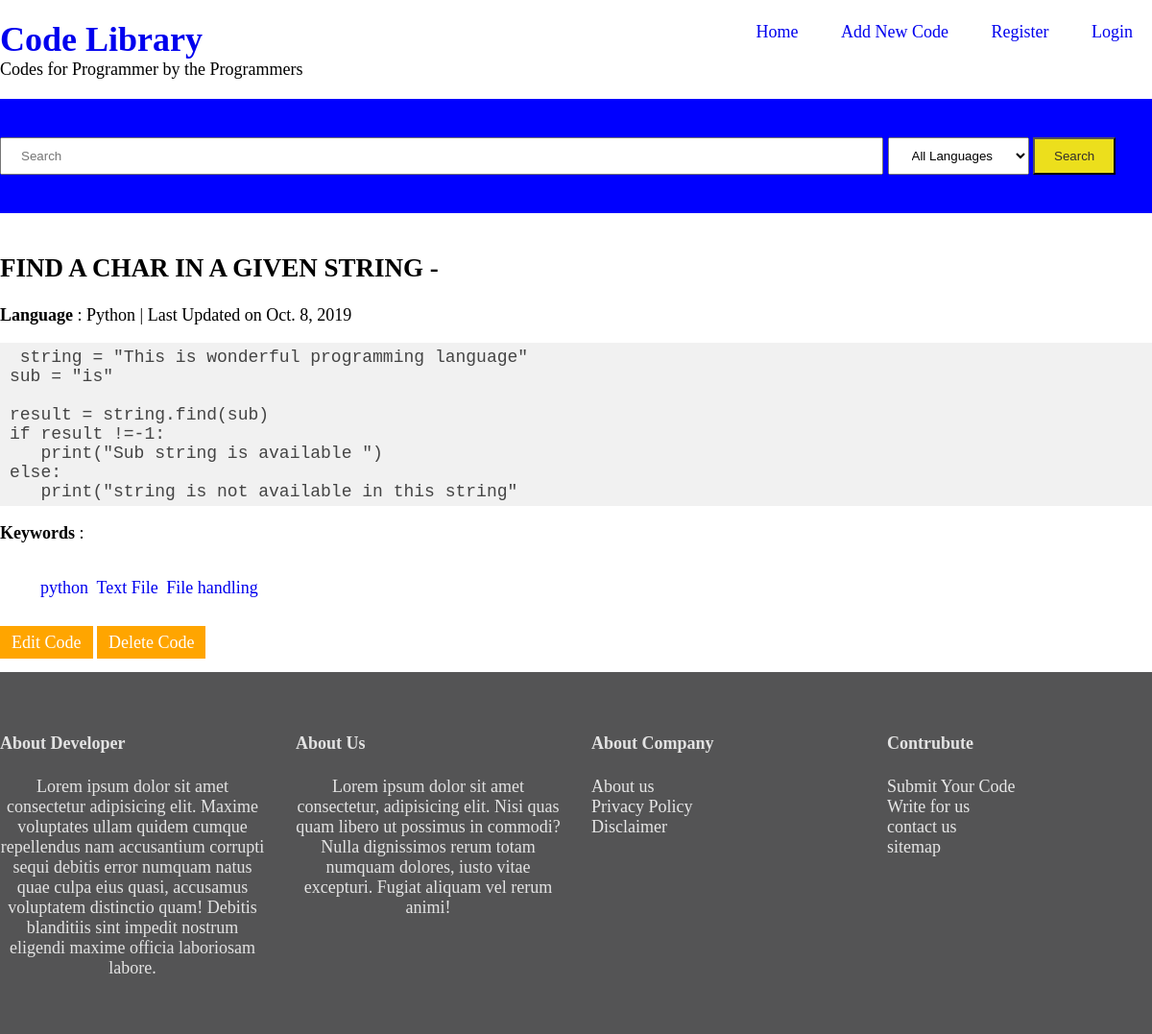
The app's page /17/, older data.
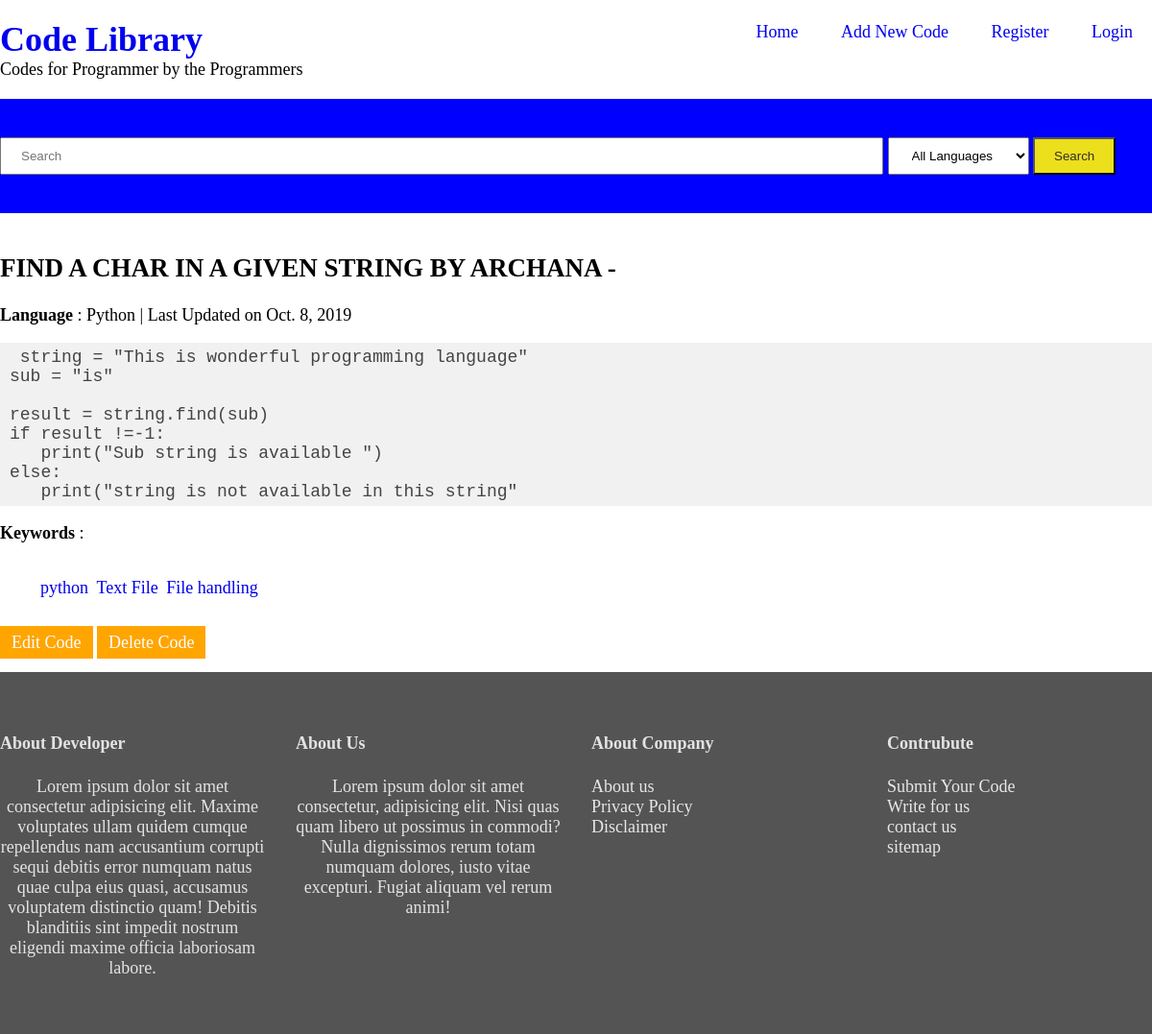
The same page, newer data.
### library/models.py (models this page shows, shortened)
class code(models.Model):
    STATUS = [('Dr', 'Draft'), ('Pub', 'Published')]
    language = models.ForeignKey('language', on_delete=models.CASCADE)
    title = models.CharField(max_length=250)
    code = models.TextField()
    keywords = TaggableManager()
    status = models.CharField(max_length=20, choices=STATUS, default='Dr')
    submitted_on = models.DateField(auto_now=True)
    updated_on = models.DateField(auto_now=False)
    author = models.ForeignKey(User, default=1, on_delete=models.CASCADE)

class language(models.Model):
    language = models.CharField(max_length=30)
    def __str__(self):
        return self.language

### library/views.py (the view)
# urls.py: path('<int:pk>/', singlecode, name="singlecode"),
def singlecode(request, pk):
    post = code.objects.get(pk=pk)
    return render(request, "library/single.html", {'post': post})

### library/templates/library/single.html (shortened to what this page needs)
{% extends 'library/base.html' %}
    {% block content %}
        <h2>{{post.title|upper}} - </h2>
        <p> <strong> Language </strong> : {{post.language}} | Last Updated on {{post.updated_on}} </p>
        <pre> {{post.code}} </pre>
        <p>
            <strong> Keywords </strong> :
                <span class="meta-tag">
                    <ul class="tags">
                                {% for tag in post.keywords.all %}
                                    <li><a href ="{% url 'taglist' tag.slug %}">{{ tag.name }}</a></li>
                                {% endfor %}
                            </ul>
                </span>
        </p>
        <a class="button" href="{% url 'update' post.pk %}"> Edit Code</a>
        <a class="button" href="{% url 'delete' post.pk %}"> Delete Code </a>
    {% endblock content %}

Row changes from the older to the newer data that the page shows:
changed code "Python": title "FIND A CHAR IN A GIVEN STRING" → "FIND A CHAR IN A GIVEN STRING BY ARCHANA"
